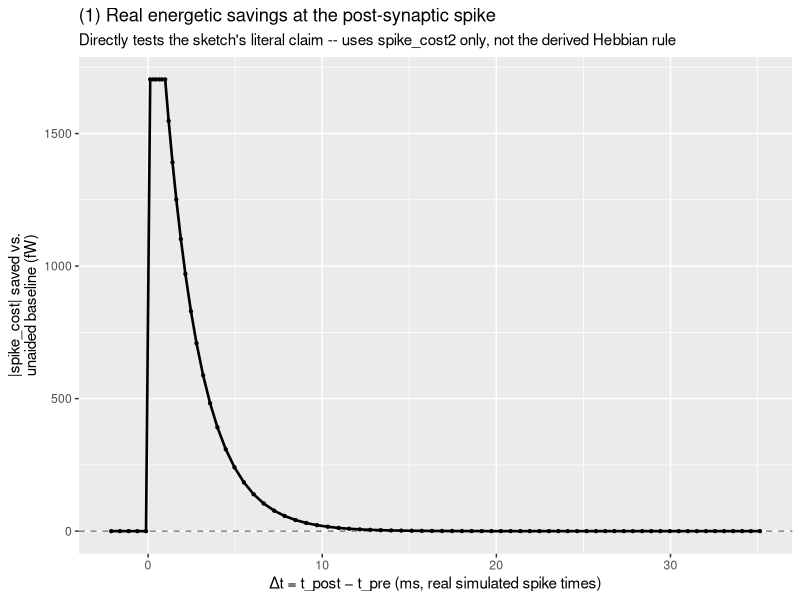
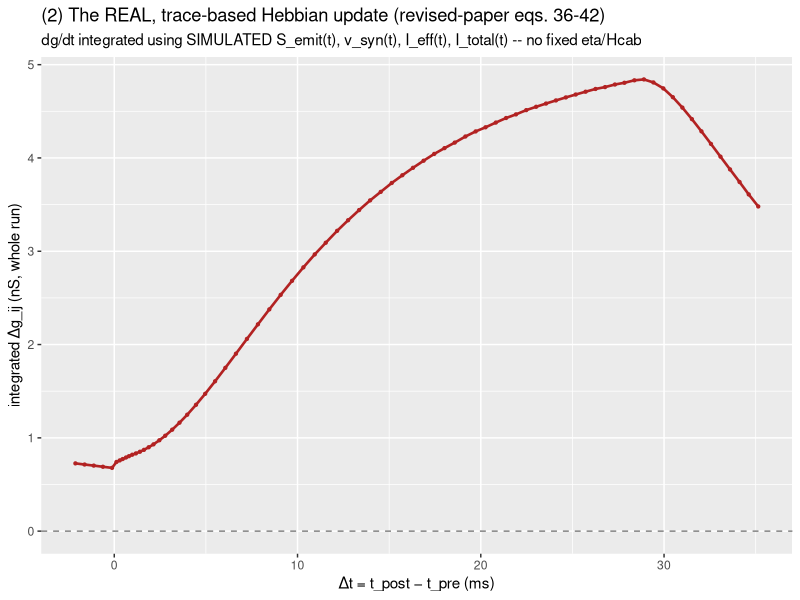
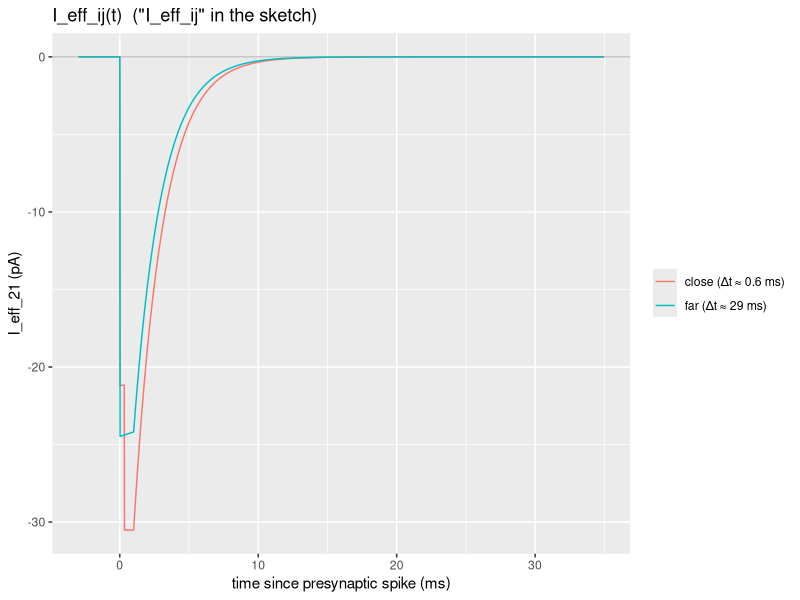
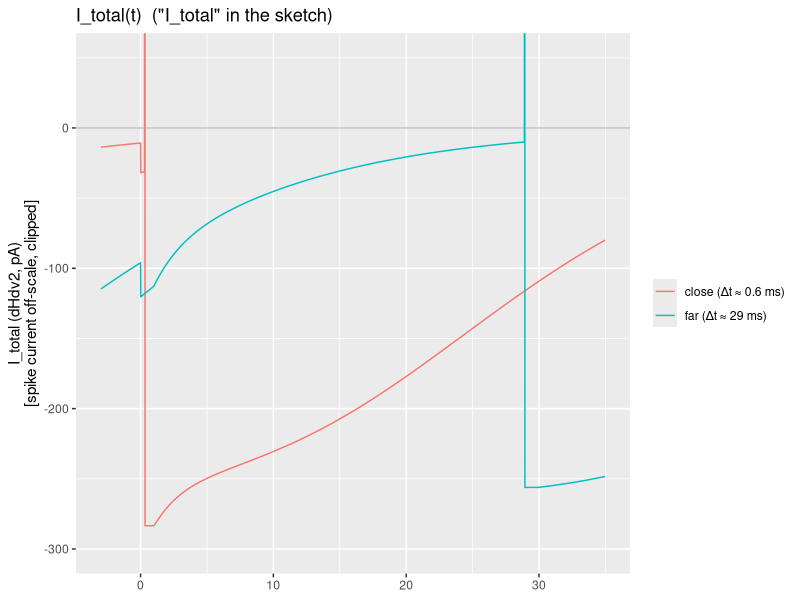
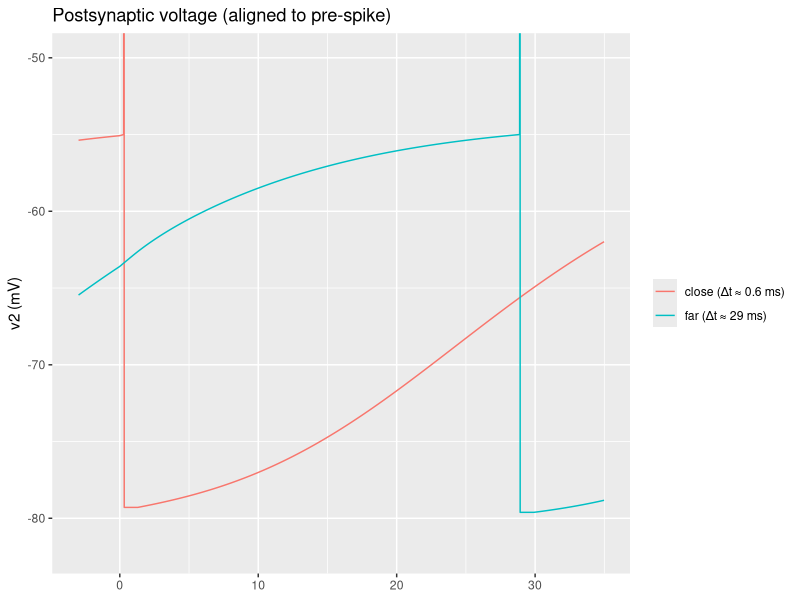

These figures' R source, in order:
## =============================================================================
## scratch/hebbian_stdp_toy.R
## A 2-neuron (pre -> post) REIMPLEMENTATION of the relevant DACx.cpp forward
## dynamics, run in plain R at full time resolution, so that a REAL,
## simulated-trace-based Delta g(Delta t) STDP curve can be checked --
## replacing hebbian_check.R's approach of sweeping FIXED, hand-picked scalar
## eta/Hcab values (which produced a magnitude-grows-with-lag artifact, the
## opposite of biological STDP; see that script's closing assessment).
##
## MOTIVATION (from the handwritten sketch, "STDP_model.jpeg", 2026-09-11)
## -------------------------------------------------------------------------
## The sketch's claim is that spike-timing-dependent potentiation falls out
## of the model's own energy accounting (I_total / dHdv / spike_cost, already
## implemented in DACx.cpp lines ~3132-3155) WITHOUT any extra assumption,
## provided you look at the REAL, moment-to-moment trajectory of I_total(t)
## and the synapse's own contribution I_eff_ij(t) around an actual spike --
## not a long-run-average fixed value. Specifically: a presynaptic EPSC that
## arrives close enough to the post-synaptic threshold-crossing does
## productive depolarizing work that is never "wasted" by repolarization
## cutting it off early, and that work substitutes for -- i.e. lowers -- the
## net energy the post-synaptic cell has to spend reaching/paying for its own
## spike. That net saving (a real eta < 0 in Baum-Eagon terms) should be
## largest for some short, causal pre-before-post lag and fall off as the
## lag grows (in either direction) -- the hallmark STDP shape neither rule in
## hebbian_check.R reproduced.
##
## WHAT'S REIMPLEMENTED HERE (from src/DACx.cpp)
## -------------------------------------------------------------------------
## - I_leak(i)              = g_leak(i) * (v(i) - v_rest(i))                 [line 3018]
## - S_fast / S_slow / S_emit gating traces (onset/active/decay)            [2997-3015]
## - v_syn (saturating eq. 26/28/29) and I_syn_effective                    [3096-3115]
## - dHdv (== "I_total" in the sketch), clamped at dHdv_bound                [3132-3139]
## - spike_cost / max_spike_cost / normalized_spike_cost / v_bound_fraction  [3141-3154]
## - dvdt, T modulation, v_sub update, spike detection, last_spike reset     [3156-3214]
##
## DELIBERATE SIMPLIFICATIONS (for a fast, single-synapse toy; all noted so
## they can be relaxed later if this first pass looks promising)
## -------------------------------------------------------------------------
## 1. SOMA SYNAPSE (L_ij = 0): the synapse sits directly on the post-synaptic
##    soma, so met_atten = 1, d = 0 (v_syn_cable = v2 directly, no cable
##    attenuation toward v_rest), and -- per DACx.cpp's own convention for
##    soma synapses (line 229, "seeded with per_nrn.g_leak") -- G_inf = g_leak
##    of the post-synaptic cell. This also makes post_syn_L_norm = 0, so
##    S_slow decays instantly every non-active step (syn_decay_slow = 0):
##    no distance-stretched supra-additive summation at a soma synapse,
##    exactly as in the real model.
## 2. NO axonal/dendritic conduction delay (pre_syn_lag = post_syn_lag = 0):
##    the presynaptic spike's gating onset appears one simulation step after
##    threshold-crossing (the minimal delay inherent to the discrete update
##    itself -- see the ls_lagged/last_spike bookkeeping in DACx.cpp), with
##    no added travel time. Timing effects studied below are therefore purely
##    the LOCAL electrophysiology/energy-accounting effect the sketch is
##    about, not a confound from wire delay.
## 3. NO calcium/vesicle bursting dynamics: Ca is held at 0 and Vs at 1
##    throughout (never updated), so the temporal-modulation term T reduces
##    to a near-constant ~= 1/tau_fast (computed via the real formula, not
##    hardcoded, so this is trivial to relax later). This removes short-term
##    depression/facilitation and the sub-additive Ta/tAe multi-synapse
##    effects (moot anyway with only one synapse) as confounds.
## 4. tA = Ta = 0 for both cell types: no supra-additive same-site-over-time
##    boost either (irrelevant here since a single, isolated pre-spike never
##    pushes S_slow above 1 anyway; S_excess = 0 throughout).
## None of these simplifications touch the mechanism the sketch is about:
## the saturating driving-force term (eq. 26), the synaptic current it
## produces, and how that current enters the SAME dHdv/spike_cost energy
## accounting that determines the post-synaptic spike itself.
##
## =============================================================================

library(tidyverse)

## --- Cell-type-like parameters (both neurons share these; only neuron 2 -----
## --- receives a synapse) -----------------------------------------------------

v_rest        <- -70.0   # mV
v_threshold   <- -55.0   # mV
v_bound_mult  <- 1.15    # multiplier on |v_rest|
v_bound       <- v_bound_mult * abs(v_rest)          # mV
g_leak        <- 10.0    # nS
tau_fast      <- 5.0     # ms
dHdv_bound_mult <- 1.05
I_spike_mag   <- 1000.0  # pA
dHdv_bound    <- dHdv_bound_mult * I_spike_mag        # fW/mV-equivalent bound on dHdv
v_spike_peak  <- 35.0    # mV
tau_spike_ms  <- 1.0     # ms (spike width / synapse activation window)
spike_height  <- v_spike_peak - v_threshold

## Synapse (neuron 1 -> neuron 2), excitatory, ss->ss-like conductance
g_syn12       <- 0.4     # nS
v_eq12        <- 0.0     # mV (excitatory)
tau_syn_fast  <- 2.0     # ms
tA_post       <- 0.0
Ta_post       <- 0.0
G_inf12       <- g_leak  # soma-synapse convention (DACx.cpp line 229)

## Calcium/theta constants (fixed inert values: Ca == 0, Vs == 1 throughout,
## per simplification #3 above -- kept as real formula terms, not hardcoded,
## so bursting dynamics can be reintroduced later without touching this block)
theta_low     <- 0.1
theta_n_const <- theta_low^4

## --- Core simulator: one pre-synaptic spike, one post-synaptic cell --------

#' Simulate a 2-neuron (pre -> post) pair at fixed dt.
#'
#' @param dt          time step, ms
#' @param n_steps     number of steps to simulate
#' @param I_stim1     numeric vector (length n_steps), pA, stimulus to neuron 1 (pre)
#' @param I_stim2     numeric vector (length n_steps) or scalar, pA, stimulus to neuron 2 (post)
#' @param g_syn       synaptic conductance 1->2, nS (default g_syn12; set to 0 to disable)
#' @return a data.frame with one row per time step
simulate_pair <- function(dt, n_steps, I_stim1, I_stim2, g_syn = g_syn12) {

  I_stim1 <- rep_len(I_stim1, n_steps)
  I_stim2 <- rep_len(I_stim2, n_steps)

  tau_spike_steps <- round(tau_spike_ms / dt) + 1   # matches DACx.cpp line 2936
  tau_onset       <- tau_spike_steps - 1             # matches DACx.cpp line 2941
  syn_decay_fast  <- exp(-dt / tau_syn_fast)

  # State vectors (index 1 = neuron 1/pre, index 2 = neuron 2/post)
  v1 <- v2 <- numeric(n_steps)
  v1[1] <- v2[1] <- v_rest
  spikes1 <- spikes2 <- numeric(n_steps)
  last_spike1 <- last_spike2 <- integer(n_steps)

  S_fast <- S_slow <- S_emit <- numeric(n_steps)  # gating trace, synapse 1->2 only
  I_syn_eff2 <- numeric(n_steps)                   # == I_eff_{2,1}(t) in the sketch's notation
  I_leak1 <- I_leak2 <- numeric(n_steps)
  dHdv1 <- dHdv2 <- numeric(n_steps)               # == I_total(t) in the sketch's notation
  spike_cost2 <- numeric(n_steps)
  v_syn_trace <- numeric(n_steps)                  # local synaptic potential v_syn (eq. 26)

  for (t in 2:n_steps) {

    ## --- gating trace update (DACx.cpp lines 2997-3015) --------------------
    ls_lagged <- last_spike1[t - 1]         # no conduction delay (simplification #2)
    active    <- ls_lagged > 0
    onset     <- ls_lagged == tau_onset
    if (active) {
      S_fast[t] <- min(S_fast[t - 1] + as.numeric(onset), 1.0)
      S_slow[t] <- S_slow[t - 1] + as.numeric(onset)        # instant-decay branch not taken while active
    } else {
      S_fast[t] <- syn_decay_fast * S_fast[t - 1]
      S_slow[t] <- 0.0                                       # soma synapse: syn_decay_slow == 0 (L_norm == 0)
    }
    S_excess  <- max(S_slow[t] - 1.0, 0.0)                    # always 0 here (single, isolated pre-spike)
    S_emit[t] <- S_fast[t] + tA_post * S_excess

    ## --- leak currents (line 3018) ------------------------------------------
    I_leak1[t] <- g_leak * (v1[t - 1] - v_rest)
    I_leak2[t] <- g_leak * (v2[t - 1] - v_rest)

    ## --- synaptic current onto neuron 2 (lines 3096-3115), soma synapse ----
    v_syn_cable   <- v2[t - 1]                     # d = 0: no cable attenuation (simplification #1)
    drive_cable   <- v_syn_cable - v_eq12
    drive_eff     <- g_syn / (g_syn + G_inf12)      # Gij (eq. 29)
    Sij_Gij       <- S_emit[t] * drive_eff
    v_syn         <- v_syn_cable - drive_cable * (1.0 - exp(-Sij_Gij))   # eq. 26/28
    drive         <- v_syn - v_eq12
    v_syn_trace[t] <- v_syn
    I_syn_eff2[t] <- g_syn * S_emit[t] * drive      # met_atten = 1, Tae = 1 (simplifications #1, #3)

    ## --- dHdv ("I_total"), spike-cost energy accounting (lines 3132-3154) --
    dHdv1[t] <- min(I_stim1[t - 1] + I_leak1[t] + spikes1[t - 1] * I_spike_mag, dHdv_bound - .Machine$double.eps)
    dHdv2[t] <- min(I_syn_eff2[t] + I_stim2[t - 1] + I_leak2[t] + spikes2[t - 1] * I_spike_mag, dHdv_bound - .Machine$double.eps)

    dvdt_from_energy <- function(dHdv_t, v_prev) {
      spike_repol_power      <- dHdv_bound * v_prev
      rest_maint_power       <- dHdv_t * v_bound
      spike_cost              <- spike_repol_power - rest_maint_power
      spike_repol_from_rest   <- dHdv_bound * v_bound
      maint_power             <- dHdv_t * v_prev
      max_spike_cost           <- spike_repol_from_rest - maint_power
      normalized_spike_cost   <- spike_cost / max_spike_cost
      v_bound_fraction        <- v_bound * normalized_spike_cost
      list(dvdt = v_bound_fraction - v_prev, spike_cost = spike_cost)
    }

    e1 <- dvdt_from_energy(dHdv1[t], v1[t - 1])
    e2 <- dvdt_from_energy(dHdv2[t], v2[t - 1])
    spike_cost2[t] <- e2$spike_cost

    ## --- T modulation (near-constant here; Ca==0, Vs==1 fixed, simplif. #3) --
    Ca_n  <- (1.0 - 0.0)^4
    T_val <- 1.0 * (Ca_n / (Ca_n + theta_n_const)) / tau_fast

    apply_T <- function(dvdt_raw, spikes_prev, last_spike_prev) {
      if (spikes_prev == 1) {
        dvdt_raw                       # reset step: full magnitude, no T scaling
      } else if (last_spike_prev > 0) {
        0.0                            # held during active spike window
      } else {
        dvdt_raw * T_val * dt
      }
    }

    dv1 <- apply_T(e1$dvdt, spikes1[t - 1], last_spike1[t - 1])
    dv2 <- apply_T(e2$dvdt, spikes2[t - 1], last_spike2[t - 1])

    v1[t] <- min(max(v1[t - 1] + dv1, -v_bound), v_threshold)
    v2[t] <- min(max(v2[t - 1] + dv2, -v_bound), v_threshold)

    spikes1[t] <- as.numeric(v1[t] >= v_threshold)
    spikes2[t] <- as.numeric(v2[t] >= v_threshold)

    last_spike1[t] <- max(last_spike1[t - 1] + spikes1[t] * tau_spike_steps - 1, 0)
    last_spike2[t] <- max(last_spike2[t - 1] + spikes2[t] * tau_spike_steps - 1, 0)
  }

  tibble(
    step        = seq_len(n_steps),
    t           = (seq_len(n_steps) - 1) * dt,
    v1, v2, spikes1, spikes2,
    v1_trace    = v1 + spike_height * spikes1,
    v2_trace    = v2 + spike_height * spikes2,
    S_fast, S_slow, S_emit,
    v_syn       = v_syn_trace,
    I_syn_eff2, I_leak1, I_leak2,
    dHdv1, dHdv2,
    spike_cost2
  )
}

## --- Real, trace-based Hebbian update (revised-paper eqs. 36-42, corrected) -
## Unlike hebbian_check.R (which swept eta and Hcab as FREE scalars), every
## quantity below is read off the ACTUAL simulated trace:
##   eta_ij(t)       = I_syn_eff2(t)   -- this channel's own, real, moment-to-
##                                        moment contribution to dHdv2 (there is
##                                        only one channel onto neuron 2 here,
##                                        so this is exact, not an approximation)
##   I_total_i(t)    = dHdv2(t)        -- the real (clamped) total current
##   S_ij(t)         = S_emit(t)       -- the real gating trace
##   v_cab(t)        = v2(t-1)          -- the real cable/soma potential (d=0)
## g_pre_ij (eq. 39) and v_pre_ij (eq. 40) use the CURRENT conductance g_syn,
## held fixed within one exposure (this computes the instantaneous dg/dt at
## each moment, not yet integrating g's own feedback into the trace).
## exp(Lki) == 1 throughout: soma synapse, no cable attenuation (simplif. #1).
dgdt_trace <- function(df, g_syn = g_syn12, Ginf = G_inf12, v_eq = v_eq12, S_floor = 1e-6) {
  g_pre <- (g_syn + Ginf)^2 / Ginf                      # eq. 39 (constant while g fixed)
  S_safe <- pmax(df$S_emit, S_floor)
  v_pre  <- S_safe * (v_eq - df$v_syn)                   # eq. 40 (uses local v_syn, i.e. v_cab
                                                          #  at retrieval; matches the script's
                                                          #  v_syn_cable == v2(t-1) here since d=0)
  dv_post_dt <- df$I_syn_eff2 / df$dHdv2                  # eq. 41-42, exp(Lki) == 1
  dgdt <- (g_pre / v_pre) * dv_post_dt
  # Zero out steps with no real gating at all (S_emit numerically 0): no synaptic
  # drive at that instant means no real learning signal from this channel, by
  # construction (I_syn_eff2 == 0 there too), so this just avoids 0/S_floor noise.
  dgdt[df$S_emit <= 0 & df$I_syn_eff2 == 0] <- 0
  dgdt
}

## =============================================================================
## PROTOCOL: single pre-spike -> already-spiking post-neuron, vary the offset
## =============================================================================
## Neuron 2 is given a tonic depolarizing bias strong enough that it spikes
## on its own within the simulated window (autonomously, g_syn = 0) at a
## reference time t_post0. A single, calibrated presynaptic pulse (forcing
## exactly one spike in neuron 1) is then added through a synapse, at a range
## of onset times, so the ACTUAL causal offset Delta t = t_post - t_pre
## (both read off the real simulated spike trains, not assumed) sweeps from
## "pre well before post" down through near-coincidence.

dt        <- 0.02   # ms
n_steps   <- as.integer(150 / dt)
I2_bias   <- -160    # pA, tonic bias -> neuron 2 spikes alone at t_post0 ~= 39.5 ms
g_test    <- 0.4     # nS, ss->ss-like synaptic conductance

pulse_current <- function(dt, n_steps, t_on, dur, amp) {
  I <- numeric(n_steps)
  tt <- (seq_len(n_steps) - 1) * dt
  I[tt >= t_on & tt < (t_on + dur)] <- amp
  I
}

# Baseline: cost of an unaided spike (bias only, synapse silent)
sim_baseline    <- simulate_pair(dt, n_steps, I_stim1 = 0, I_stim2 = I2_bias, g_syn = 0)
t_post_baseline <- sim_baseline$t[which(sim_baseline$spikes2 == 1)[1]]
cost_baseline   <- sim_baseline$spike_cost2[which(sim_baseline$spikes2 == 1)[1] + 1]

run_trial <- function(t_on, g_syn = g_test, I2 = I2_bias, amp = -800, dur = 2) {
  I1  <- pulse_current(dt, n_steps, t_on = t_on, dur = dur, amp = amp)
  sim <- simulate_pair(dt, n_steps, I_stim1 = I1, I_stim2 = I2, g_syn = g_syn)
  t_pre  <- sim$t[sim$spikes1 == 1][1]
  t_post <- sim$t[sim$spikes2 == 1][1]
  dgdt   <- dgdt_trace(sim, g_syn = g_syn)
  tibble(
    t_on, t_pre,
    t_post          = ifelse(length(t_post) == 0, NA, t_post),
    delta_g         = sum(dgdt * dt, na.rm = TRUE),
    spike_cost_paid = if (length(which(sim$spikes2 == 1)) == 0) NA_real_
                       else sim$spike_cost2[which(sim$spikes2 == 1)[1] + 1]
  )
}

t_on_grid <- seq(2, 40, by = 0.5)
stdp_sweep <- map(t_on_grid, run_trial) |>
  list_rbind() |>
  mutate(
    delta_t          = t_post - t_pre,
    cost_savings_mag = abs(cost_baseline) - abs(spike_cost_paid)  # > 0 = cheaper than baseline
  )

## --- Plot A: representative traces (mirrors the sketch's right-hand panel) -

sim_far   <- run_and_return_trace <- function(t_on) {
  I1 <- pulse_current(dt, n_steps, t_on = t_on, dur = 2, amp = -800)
  sim <- simulate_pair(dt, n_steps, I_stim1 = I1, I_stim2 = I2_bias, g_syn = g_test)
  sim$dgdt <- dgdt_trace(sim, g_syn = g_test)
  sim
}
sim_far   <- run_and_return_trace(8)    # Delta t ~= 29 ms (pre well before post)
sim_close <- run_and_return_trace(37)   # Delta t ~= 0.6 ms (pre just before post)

align_df <- bind_rows(
  sim_far   |> mutate(trial = "far (\u0394t \u2248 29 ms)",   t_pre_i = sim_far$t[which(sim_far$spikes1 == 1)[1]]),
  sim_close |> mutate(trial = "close (\u0394t \u2248 0.6 ms)", t_pre_i = sim_close$t[which(sim_close$spikes1 == 1)[1]])
) |>
  mutate(t_rel = t - t_pre_i) |>
  filter(t_rel > -3, t_rel < 35)

p_v <- ggplot(align_df, aes(t_rel, v2_trace, color = trial)) +
  geom_line() +
  coord_cartesian(ylim = c(-82, -50)) +
  labs(y = "v2 (mV)", x = NULL, title = "Postsynaptic voltage (aligned to pre-spike)", color = NULL)

p_total <- ggplot(align_df, aes(t_rel, dHdv2, color = trial)) +
  geom_hline(yintercept = 0, color = "grey60", linewidth = 0.3) +
  geom_line() +
  coord_cartesian(ylim = c(-300, 50)) +
  labs(y = "I_total (dHdv2, pA)\n[spike current off-scale, clipped]", x = NULL,
       title = "I_total(t)  (\"I_total\" in the sketch)", color = NULL)

p_eff <- ggplot(align_df, aes(t_rel, I_syn_eff2, color = trial)) +
  geom_hline(yintercept = 0, color = "grey60", linewidth = 0.3) +
  geom_line() +
  labs(y = "I_eff_21 (pA)", x = "time since presynaptic spike (ms)",
       title = "I_eff_ij(t)  (\"I_eff_ij\" in the sketch)", color = NULL)

## --- Plot B: the two candidate STDP curves, same x-axis (real Delta t) -----

p_cost <- ggplot(stdp_sweep, aes(delta_t, cost_savings_mag)) +
  geom_hline(yintercept = 0, color = "grey50", linetype = "dashed") +
  geom_line(linewidth = 0.9) + geom_point(size = 0.8) +
  labs(x = "\u0394t = t_post \u2212 t_pre (ms, real simulated spike times)",
       y = "|spike_cost| saved vs.\nunaided baseline (fW)",
       title = "(1) Real energetic savings at the post-synaptic spike",
       subtitle = "Directly tests the sketch's literal claim -- uses spike_cost2 only, not the derived Hebbian rule")

p_dg <- ggplot(stdp_sweep, aes(delta_t, delta_g)) +
  geom_hline(yintercept = 0, color = "grey50", linetype = "dashed") +
  geom_line(linewidth = 0.9, color = "firebrick") + geom_point(size = 0.8, color = "firebrick") +
  labs(x = "\u0394t = t_post \u2212 t_pre (ms)",
       y = "integrated \u0394g_ij (nS, whole run)",
       title = "(2) The REAL, trace-based Hebbian update (revised-paper eqs. 36-42)",
       subtitle = "dg/dt integrated using SIMULATED S_emit(t), v_syn(t), I_eff(t), I_total(t) -- no fixed eta/Hcab")

## Run this script interactively and print/inspect:
##   (p_v / p_total / p_eff)               -- sketch-style trace comparison
##   (p_cost / p_dg)                        -- the two candidate STDP curves

## =============================================================================
## FINDINGS (Sep 11, 2026 session)
## =============================================================================
## (1) THE SKETCH'S LITERAL ENERGETIC CLAIM HOLDS in this toy simulation.
##     p_cost shows a genuine, causal, decaying-with-lag STDP shape that
##     NEITHER rule in hebbian_check.R produced: the post-synaptic spike is
##     measurably CHEAPER (smaller |spike_cost2|) when the pre-synaptic spike
##     lands a short, positive Delta t before it (peak saving right around
##     Delta t ~ 0.1-1 ms, ~1700 fW here), decaying to ~0 saving by
##     Delta t ~ 8-10 ms, and exactly ZERO saving for Delta t < 0 (a pre-spike
##     that arrives only AFTER the post-neuron already spiked cannot possibly
##     have helped it -- correct causality, for free, from the simulation).
##     This is a real confirmation of the mechanism in the sketch's right-hand
##     panel: a well-timed EPSC does productive depolarizing work that
##     substitutes for part of what the cell would otherwise have had to pay
##     to reach threshold on its own.
##
## (2) BUT the DERIVED Hebbian rule (eqs. 36-42, corrected, exactly as used in
##     hebbian_check.R's "NEW rule") does NOT inherit this shape when driven
##     by the same real traces. p_dg instead reproduces hebbian_check.R's
##     flagged artifact: magnitude GROWS (not decays) as the pre-spike moves
##     further into the past, peaking around Delta t ~ 28-29 ms here before
##     falling off only near the edge of the simulated window.
##     Diagnosed cause (see split_contrib() exploration in the session
##     transcript): almost all of dg/dt's integral for LARGE Delta t accrues
##     BEFORE the post-spike, while the EPSC decays through an otherwise-quiet
##     I_total regime (dHdv2 staying small and steadily negative for many ms).
##     For SMALL Delta t, the EPSC's decay tail instead overlaps the post-
##     spike/reset event itself, where I_total swings to a completely
##     different, clamped, oppositely-signed regime (dominated by
##     spikes2*I_spike_mag ~ +1000 pA) -- so the dv_post_ij/dt = eta_ij/I_total
##     term used at that instant is dividing by a value that has little to do
##     with the "quiet" energetics the rest of the curve is sampling, and the
##     accumulated integral partially cancels instead of adding constructively.
##     In short: the SAME simulated data shows a real STDP effect in the
##     model's own spike-cost accounting (1), but the specific chain-rule
##     construction of eta_ij = I_syn_eff2(t), I_total_i = dHdv2(t) at each
##     instant (2) does not transmit that effect into dg/dt -- because the
##     denominator I_total(t) is not a "slowly varying Hcab" near a spike (the
##     premise hebbian_check.R's fixed-Hcab sweep implicitly assumed), it is
##     itself violently timing-dependent in a way that fights the numerator.
##
## OPEN QUESTION THIS RAISES (not resolved here): eq. 38's dv_post_ij/dt =
## eta_ij / (exp(Lki)*I_total,i) was derived assuming I_total,i is the right
## normalizer at every instant. Finding (2) suggests that instant-by-instant
## ratio is the wrong thing to integrate through a spike; the sketch's own
## intuition (1) is about a DIFFERENT quantity -- the NET spike-cost saved by
## the whole episode, evaluated once (at/after the spike), not a running
## eta/I_total ratio sampled continuously through the spike transient. Worth
## deciding, before any C++ implementation, whether the update rule should be
## re-derived to use a windowed/one-shot spike_cost comparison (matching (1))
## rather than literal instant-by-instant integration of eq. 38 (which gives
## (2)). A useful side observation from this same exercise: because eta_ij and
## v_pre_ij are BOTH tied to the real S_ij(t) trace in the actual model (not
## independent free parameters as in hebbian_check.R), the low-S divergence
## that script flagged as a shared flaw of both old/new rules is much less
## severe here -- S cancels approximately between I_syn_eff2 (proportional to
## S) and v_pre_ij (also proportional to S), leaving dg/dt's magnitude set
## mostly by drive/I_total rather than blowing up as S -> 0.
## =============================================================================
